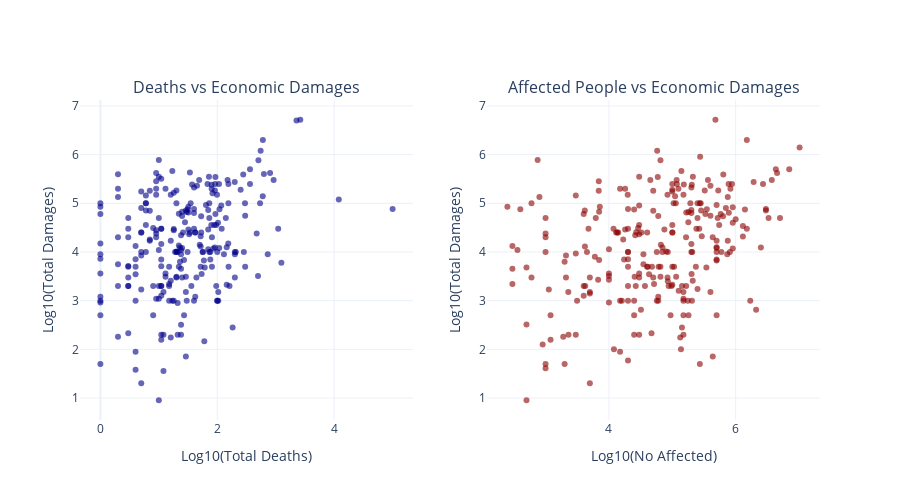

Write notebook code for a chart like this one.
### Markdown cell above
## 11. Bivariate Analysis - Numerical vs Numerical

### Code cell
# Scatter plot: Total Deaths vs Total Damages - Interactive
data_clean = df[(df['Total Deaths'] > 0) & (df['Total Damages (\'000 US$)'] > 0)].copy()
data_clean2 = df[(df['No Affected'] > 0) & (df['Total Damages (\'000 US$)'] > 0)].copy()

fig = make_subplots(rows=1, cols=2,
                    subplot_titles=('Deaths vs Economic Damages',
                                    'Affected People vs Economic Damages'))

# Deaths vs Damages
if len(data_clean) > 0:
    fig.add_trace(
        go.Scatter(x=np.log10(data_clean['Total Deaths']),
                   y=np.log10(data_clean['Total Damages (\'000 US$)']),
                   mode='markers',
                   marker=dict(color='darkblue', size=6, opacity=0.6),
                   name='Deaths vs Damages',
                   hovertemplate='<b>%{customdata[0]}</b><br>' +
                                 'Deaths: %{customdata[1]:,.0f}<br>' +
                                 'Damages: $%{customdata[2]:,.0f}k<br>' +
                                 'Year: %{customdata[3]}<extra></extra>',
                   customdata=data_clean[['Country', 'Total Deaths', 
                                         'Total Damages (\'000 US$)', 'Year']].values),
        row=1, col=1
    )

# Affected vs Damages
if len(data_clean2) > 0:
    fig.add_trace(
        go.Scatter(x=np.log10(data_clean2['No Affected']),
                   y=np.log10(data_clean2['Total Damages (\'000 US$)']),
                   mode='markers',
                   marker=dict(color='darkred', size=6, opacity=0.6),
                   name='Affected vs Damages',
                   hovertemplate='<b>%{customdata[0]}</b><br>' +
                                 'Affected: %{customdata[1]:,.0f}<br>' +
                                 'Damages: $%{customdata[2]:,.0f}k<br>' +
                                 'Year: %{customdata[3]}<extra></extra>',
                   customdata=data_clean2[['Country', 'No Affected',
                                          'Total Damages (\'000 US$)', 'Year']].values),
        row=1, col=2
    )

fig.update_xaxes(title_text="Log10(Total Deaths)", row=1, col=1)
fig.update_xaxes(title_text="Log10(No Affected)", row=1, col=2)
fig.update_yaxes(title_text="Log10(Total Damages)", row=1, col=1)
fig.update_yaxes(title_text="Log10(Total Damages)", row=1, col=2)

fig.update_layout(height=500, showlegend=False, template='plotly_white',
                  hovermode='closest')
fig.show()

### Figure 1 — Plotly figure (JSON) as saved in the notebook; plotly's stock layout.template omitted (floating-point values rounded to 4 significant figures; data arrays with more than 128 entries replaced by an {"elided": "..."} marker saying what was removed)
{"data": [{"customdata": {"elided": "250x4 mixed values"}, "hovertemplate": "<b>%{customdata[0]}</b><br>Deaths: %{customdata[1]:,.0f}<br>Damages: $%{customdata[2]:,.0f}k<br>Year: %{customdata[3]}<extra></extra>", "marker": {"color": "darkblue", "opacity": 0.6, "size": 6}, "mode": "markers", "name": "Deaths vs Damages", "type": "scatter", "x": {"elided": "250 float values"}, "xaxis": "x", "y": {"elided": "250 float values"}, "yaxis": "y"}, {"customdata": {"elided": "255x4 mixed values"}, "hovertemplate": "<b>%{customdata[0]}</b><br>Affected: %{customdata[1]:,.0f}<br>Damages: $%{customdata[2]:,.0f}k<br>Year: %{customdata[3]}<extra></extra>", "marker": {"color": "darkred", "opacity": 0.6, "size": 6}, "mode": "markers", "name": "Affected vs Damages", "type": "scatter", "x": {"elided": "255 float values"}, "xaxis": "x2", "y": {"elided": "255 float values"}, "yaxis": "y2"}], "layout": {"annotations": [{"font": {"size": 16}, "showarrow": false, "text": "Deaths vs Economic Damages", "x": 0.225, "xanchor": "center", "xref": "paper", "y": 1, "yanchor": "bottom", "yref": "paper"}, {"font": {"size": 16}, "showarrow": false, "text": "Affected People vs Economic Damages", "x": 0.775, "xanchor": "center", "xref": "paper", "y": 1, "yanchor": "bottom", "yref": "paper"}], "height": 500, "hovermode": "closest", "showlegend": false, "xaxis": {"anchor": "y", "domain": [0, 0.45], "title": {"text": "Log10(Total Deaths)"}}, "xaxis2": {"anchor": "y2", "domain": [0.55, 1], "title": {"text": "Log10(No Affected)"}}, "yaxis": {"anchor": "x", "domain": [0, 1], "title": {"text": "Log10(Total Damages)"}}, "yaxis2": {"anchor": "x2", "domain": [0, 1], "title": {"text": "Log10(Total Damages)"}}}}
